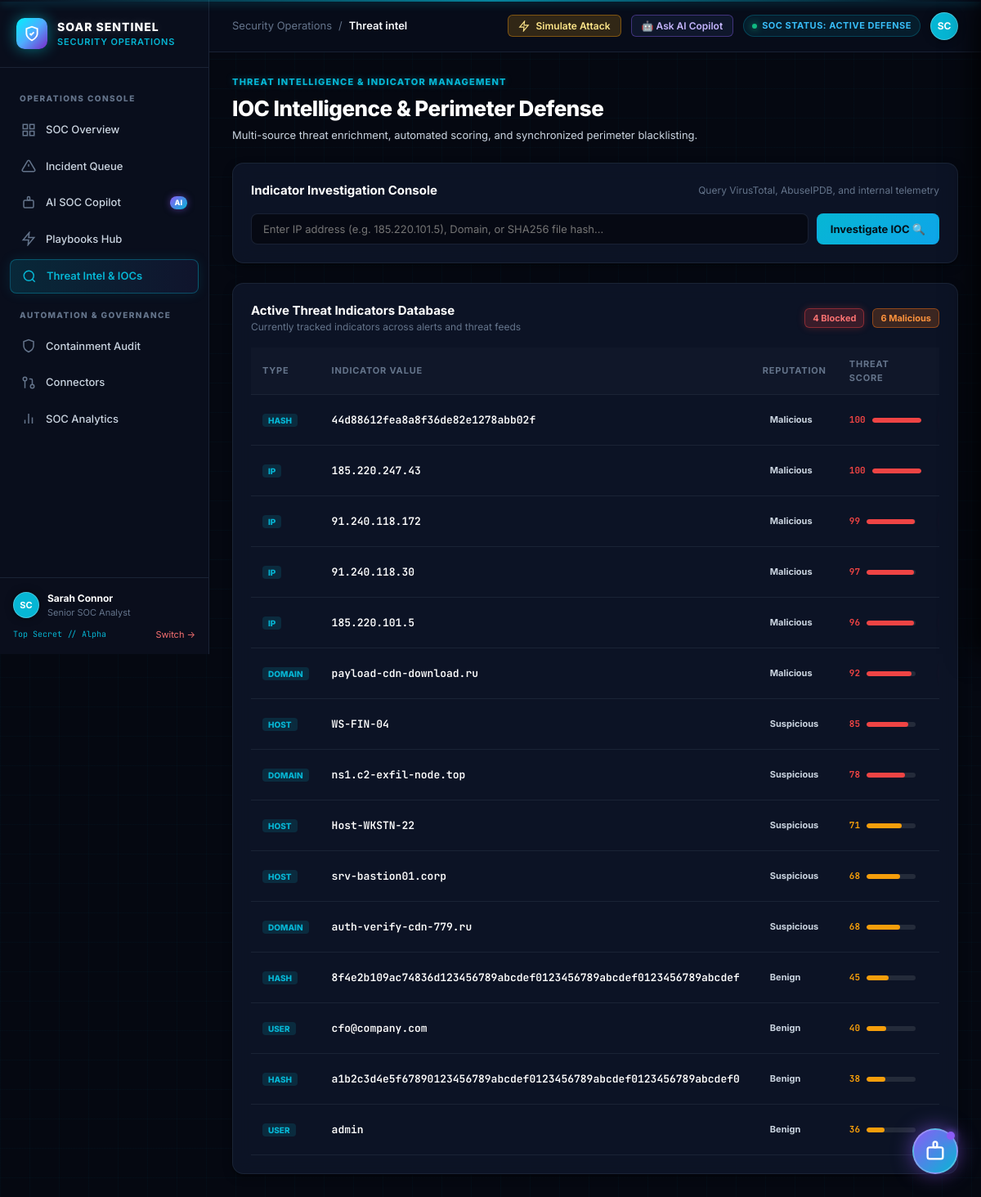
The page /threat-intel on the database its author committed.
### tables this page shows
CREATE TABLE iocs (
            id INTEGER PRIMARY KEY AUTOINCREMENT,
            incident_id INTEGER,
            ioc_type TEXT NOT NULL,
            value TEXT NOT NULL,
            reputation TEXT NOT NULL DEFAULT 'Unknown',
            threat_score INTEGER DEFAULT 50,
            enrichment_details TEXT DEFAULT '{}',
            status TEXT DEFAULT 'Active',
            created_at TEXT NOT NULL
        );

### app.py (the view, shortened to what this page needs)
@app.route("/threat-intel")
def threat_intel():
    search_q = request.args.get("q", "").strip()
    result = None
    with db() as conn:
        all_iocs = conn.execute("SELECT * FROM iocs ORDER BY threat_score DESC LIMIT 25").fetchall()
        parsed_iocs = []
        for i in all_iocs:
            item = dict(i)
            try:
                item["details"] = json.loads(i["enrichment_details"] or "{}")
            except:
                item["details"] = {}
            parsed_iocs.append(item)
        blocked_count = conn.execute("SELECT COUNT(*) FROM iocs WHERE status='Blocked'").fetchone()[0]
        malicious_count = conn.execute("SELECT COUNT(*) FROM iocs WHERE reputation='Malicious'").fetchone()[0]
    return render_template("threat_intel.html",
                           search_q=search_q,
                           result=result,
                           iocs=parsed_iocs,
                           blocked_count=blocked_count,
                           malicious_count=malicious_count,
                           page="threat_intel")

### app.py (called while the page is built)
def db():
    conn = sqlite3.connect(DB_PATH)
    conn.row_factory = sqlite3.Row
    return conn

def get_current_user():
    user_email = session.get("user_email", "sarah@soar.corp")
    return USERS.get(user_email, USERS["sarah@soar.corp"])

@app.context_processor
def inject_user():
    return {"current_user": get_current_user()}

### templates/threat_intel.html (shortened to what this page needs)
{% extends "base.html" %}
{% block content %}
<section class="content">
  <div class="heading">
    <div>
      <div class="eyebrow">THREAT INTELLIGENCE & INDICATOR MANAGEMENT</div>
      <h1>IOC Intelligence & Perimeter Defense</h1>
      <p>Multi-source threat enrichment, automated scoring, and synchronized perimeter blacklisting.</p>
    </div>
  </div>
  <div class="panel" style="margin-bottom:24px;">
    <div class="panel-head">
      <h2>Indicator Investigation Console</h2>
      <span class="sub">Query VirusTotal, AbuseIPDB, and internal telemetry</span>
    </div>
    <form method="get" action="{{ url_for('threat_intel') }}" style="display:flex; gap:10px;">
      <input name="q" value="{{ search_q }}" placeholder="Enter IP address (e.g. 185.220.101.5), Domain, or SHA256 file hash..." required style="flex:1;">
      <button class="btn primary" type="submit">Investigate IOC 🔍</button>
    </form>
  </div>
  <div class="panel">
    <div class="panel-head">
      <div>
        <h2>Active Threat Indicators Database</h2>
        <div class="sub">Currently tracked indicators across alerts and threat feeds</div>
      </div>
      <div style="display:flex; gap:10px;">
        <span class="pill critical">{{ blocked_count }} Blocked</span>
        <span class="pill high">{{ malicious_count }} Malicious</span>
      </div>
    </div>
    <div class="table-wrap">
      <table>
        <thead>
          <tr>
            <th>Type</th>
            <th>Indicator Value</th>
            <th>Reputation</th>
            <th>Threat Score</th>
            <th>Status</th>
          </tr>
        </thead>
        <tbody>
          {% for ioc in iocs %}
          <tr>
            <td>
              <span class="ioc-type-badge">{{ ioc.ioc_type }}</span>
            </td>
            <td>
              <span class="mono" style="font-weight:600; color:#fff;">{{ ioc.value }}</span>
            </td>
            <td>
              <span class="pill {{ ioc.reputation|lower }}">{{ ioc.reputation }}</span>
            </td>
            <td>
              <div class="threat-meter">
                <span class="mono" style="font-weight:700; color:{{ '#ef4444' if ioc.threat_score >= 75 else '#f59e0b' }};">
                  {{ ioc.threat_score }}
                </span>
                <div class="meter-bar" style="width:60px;">
                  <div class="meter-fill" style="width:{{ ioc.threat_score }}%; background:{{ '#ef4444' if ioc.threat_score >= 75 else '#f59e0b' }};"></div>
                </div>
              </div>
            </td>
            <td>
            </td>
          </tr>
          {% else %}
          <tr>
            <td colspan="7" style="text-align:center; padding:30px; color:var(--text-muted);">
              No indicators recorded yet.
            </td>
          </tr>
          {% endfor %}
        </tbody>
      </table>
    </div>
  </div>
</section>
{% endblock %}

### static/style.css (style rules this page uses)
:root { --bg-body: #050811; --bg-sidebar: #090e1c; --bg-topbar: rgba(9, 14, 28, 0.85); --bg-card: rgba(15, 23, 42, 0.82); --bg-card-alt: rgba(19, 29, 53, 0.75); --bg-card-hover: rgba(26, 38, 70, 0.9); --border-subtle: rgba(30, 41, 59, 0.8); --border-active: #38bdf8; --border-glow: rgba(6, 182, 212, 0.45); --text-main: #f8fafc; --text-dim: #cbd5e1; --text-muted: #64748b; --cyan: #06b6d4; --cyan-glow: rgba(6, 182, 212, 0.25); --purple: #8b5cf6; --purple-glow: rgba(139, 92, 246, 0.3); --blue: #3b82f6; --indigo: #6366f1; --emerald: #10b981; --amber: #f59e0b; --orange: #f97316; --rose: #f43f5e; --red: #ef4444; --font-sans: 'Inter', -apple-system, BlinkMacSystemFont, "Segoe UI", Roboto, sans-serif; --font-mono: 'JetBrains Mono', monospace; --shadow-sm: 0 2px 4px 0 rgba(0, 0, 0, 0.4); --shadow-md: 0 4px 12px -2px rgba(0, 0, 0, 0.5), 0 2px 6px -2px rgba(0, 0, 0, 0.3); --shadow-lg: 0 12px 28px -4px rgba(0, 0, 0, 0.7), 0 4px 10px -2px rgba(0, 0, 0, 0.5); --shadow-neon: 0 0 15px rgba(6, 182, 212, 0.35); }
* { box-sizing: border-box; margin: 0; padding: 0; }
body { font-family: var(--font-sans); background: var(--bg-body); color: var(--text-main); min-height: 100vh; line-height: 1.5; font-size: 14px; overflow-x: hidden; position: relative; }
.content { padding: 28px; max-width: 1440px; width: 100%; margin: 0 auto; }
.heading { display: flex; align-items: flex-start; justify-content: space-between; gap: 20px; margin-bottom: 24px; }
.eyebrow { font-size: 11px; font-weight: 800; letter-spacing: 1.2px; color: var(--cyan); text-transform: uppercase; margin-bottom: 4px; text-shadow: 0 0 8px rgba(6, 182, 212, 0.4); }
.heading h1 { font-size: 26px; font-weight: 800; color: #fff; letter-spacing: -0.5px; }
.heading p { color: var(--text-dim); font-size: 13px; margin-top: 4px; }
.btn { display: inline-flex; align-items: center; gap: 8px; padding: 8px 16px; border-radius: 8px; font-size: 13px; font-weight: 600; text-decoration: none; cursor: pointer; border: 1px solid transparent; transition: all 0.2s cubic-bezier(0.16, 1, 0.3, 1); font-family: inherit; background: var(--cyan); color: #070b14; }
.btn.primary { background: linear-gradient(135deg, #06b6d4, #0ea5e9); color: #041018; font-weight: 700; }
.panel { background: var(--bg-card); border: 1px solid var(--border-subtle); border-radius: 14px; padding: 22px; box-shadow: var(--shadow-md); transition: all 0.2s ease; backdrop-filter: blur(12px); }
.panel-head { display: flex; align-items: center; justify-content: space-between; margin-bottom: 16px; }
.panel-head h2 { font-size: 15px; font-weight: 700; color: #fff; }
.panel-head .sub { font-size: 12px; color: var(--text-muted); }
.pill { display: inline-flex; align-items: center; gap: 5px; padding: 3px 9px; border-radius: 6px; font-size: 11px; font-weight: 700; text-transform: capitalize; }
.pill.critical { background: rgba(239, 68, 68, 0.2); color: #f87171; border: 1px solid rgba(239, 68, 68, 0.45); box-shadow: 0 0 10px rgba(239, 68, 68, 0.25); }
.pill.high { background: rgba(249, 115, 22, 0.2); color: #fb923c; border: 1px solid rgba(249, 115, 22, 0.45); }
.table-wrap { overflow-x: auto; }
table { width: 100%; border-collapse: collapse; font-size: 13px; text-align: left; }
th { padding: 12px 14px; color: var(--text-muted); font-size: 11px; font-weight: 700; letter-spacing: 0.8px; text-transform: uppercase; border-bottom: 1px solid var(--border-subtle); background: rgba(255, 255, 255, 0.02); }
td { padding: 14px; border-bottom: 1px solid var(--border-subtle); color: var(--text-dim); vertical-align: middle; }
.mono { font-family: var(--font-mono); }
input, select, textarea { background: rgba(5, 8, 17, 0.8); border: 1px solid var(--border-subtle); border-radius: 8px; padding: 10px 14px; color: var(--text-main); font-size: 13px; font-family: inherit; width: 100%; outline: none; transition: all 0.15s ease; }
.ioc-type-badge { font-size: 10px; font-weight: 800; padding: 2px 7px; border-radius: 4px; background: rgba(6, 182, 212, 0.15); color: var(--cyan); text-transform: uppercase; }
.threat-meter { display: flex; align-items: center; gap: 8px; font-size: 11px; }
.meter-bar { width: 70px; height: 6px; border-radius: 3px; background: rgba(255, 255, 255, 0.1); overflow: hidden; }
.meter-fill { height: 100%; border-radius: 3px; }

### rows shown on the page
iocs: ioc_type "HASH", value "44d88612fea8a8f36de82e1278abb02f", reputation "Malicious", threat_score "100"
iocs: ioc_type "IP", value "185.220.247.43", reputation "Malicious", threat_score "100"
iocs: ioc_type "IP", value "91.240.118.172", reputation "Malicious", threat_score "99"
iocs: ioc_type "IP", value "91.240.118.30", reputation "Malicious", threat_score "97"
iocs: ioc_type "IP", value "185.220.101.5", reputation "Malicious", threat_score "96"
iocs: ioc_type "DOMAIN", value "payload-cdn-download.ru", reputation "Malicious", threat_score "92"
iocs: ioc_type "HOST", value "WS-FIN-04", reputation "Suspicious", threat_score "85"
iocs: ioc_type "DOMAIN", value "ns1.c2-exfil-node.top", reputation "Suspicious", threat_score "78"
iocs: ioc_type "HOST", value "Host-WKSTN-22", reputation "Suspicious", threat_score "71"
iocs: ioc_type "HOST", value "srv-bastion01.corp", reputation "Suspicious", threat_score "68"
iocs: ioc_type "DOMAIN", value "auth-verify-cdn-779.ru", reputation "Suspicious", threat_score "68"
iocs: ioc_type "HASH", value "8f4e2b109ac74836d123456789abcdef0123456789abcdef0123456789abcdef", reputation "Benign", threat_score "45"
iocs: ioc_type "USER", value "cfo@company.com", reputation "Benign", threat_score "40"
iocs: ioc_type "HASH", value "a1b2c3d4e5f67890123456789abcdef0123456789abcdef0123456789abcdef0", reputation "Benign", threat_score "38"
iocs: ioc_type "USER", value "admin", reputation "Benign", threat_score "36"

### other values the page prints
{{ current_user.avatar }} "SC"
{{ current_user.name }} "Sarah Connor"
{{ current_user.role }} "Senior SOC Analyst"
{{ current_user.clearance }} "Top Secret // Alpha"
{{ page|replace('_', ' ')|capitalize }} "Threat intel"
{{ blocked_count }} "4"
{{ malicious_count }} "6"
